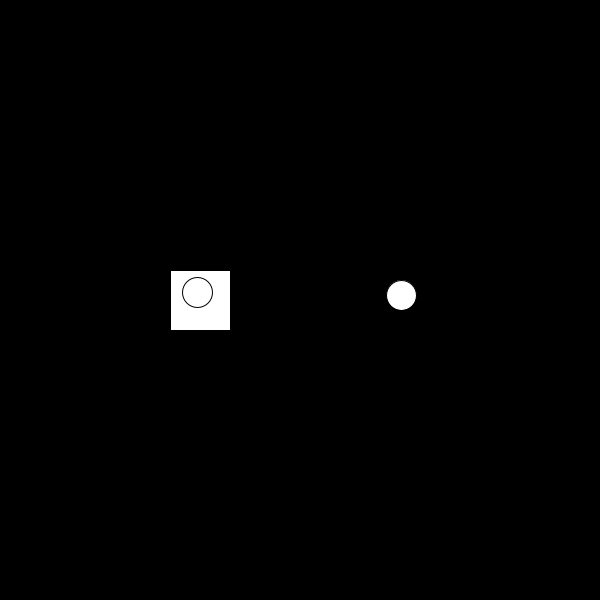
Frame 1 (no input)
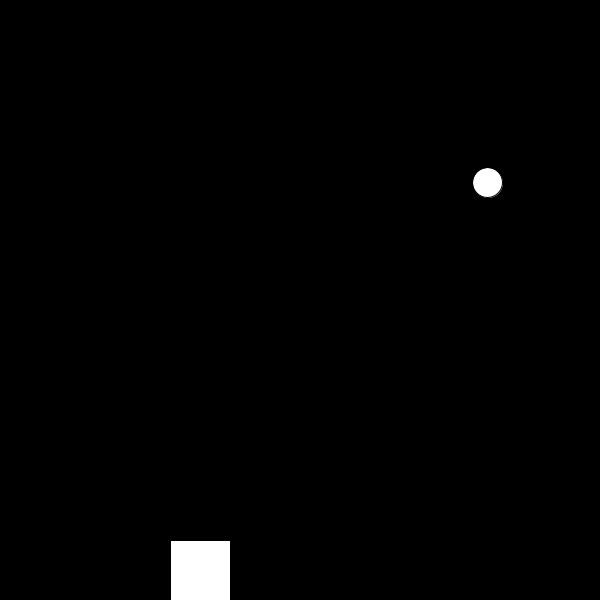
Frame 60 (the mouse pressed at the canvas centre just before this capture)
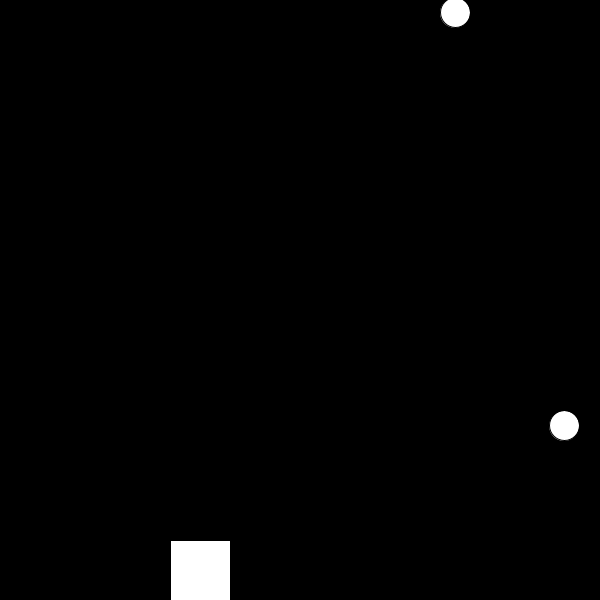
Frame 120 (the mouse held since frame 60 and released just before this capture)

The Processing sketch that drew these frames (run headless with seeded random() and noise(); from frame 60 on, the mouse is pressed at the canvas centre):

// Processing sketch: processing_92476
// ── processing_92476.pde

Seal player;
Ball ballA;
Ball ballB;

void setup() {
  size (600,600);
  player = new Seal(200,300,0,0,.3);
  ballA = new Ball (400,300,random(-5,5),-5,.1);
  ballB = new Ball (200,300,random(-5,5),-15,.1);
}

void draw() {
  background(0);
  player.move();
  player.draw();
  player.keyPressed();
  player.keyReleased();
  ballA.move();
  ballA.draw();
  ballB.move();
  ballB.draw();
}



class Seal {
  float x;
  float y;
  float hspeed;
  float vspeed;
  float gravity;
   
  Seal (float X, float Y, float Hspeed, float Vspeed, float Gravity) {
    x=X;
    y=Y;
    hspeed=Hspeed;
    vspeed=Vspeed;
    gravity=Gravity;
  }
  void draw() {
    rectMode(CENTER);
    rect(x,y,60,60);
  }
  void move() {
    if (y > height - 30) {
      vspeed = 0;
      y = height - 30;
      gravity = 0;
    }
    if (x > width - 30) {
      hspeed = 0;
      x = width - 30;
    }
    if (x < 30) {
      hspeed = 0;
      x = 30;
    }
    vspeed += gravity;
    x += hspeed;
    y += vspeed;
  }
  void keyPressed() {
    if (keyPressed == true) {
      if (key == CODED) {
        if (keyCode == LEFT) {
          hspeed = -8;
        }
        if (keyCode == RIGHT) {
          hspeed = 8;
        }
        if (y == height - 30) {
          if  (keyCode == UP) {
            vspeed = -10;
            gravity = .3;
          }
        }
      }
    }
  }
  void keyReleased() {
    if (keyPressed == false) {
      if (key == CODED) {
        if (keyCode == LEFT || keyCode == RIGHT) {
          hspeed = 0;
        }
      }
    }
  }
}

class Ball {
  float x;
  float y;
  float hspeed;
  float vspeed;
  float gravity;
   
  Ball (float X, float Y, float Hspeed, float Vspeed, float Gravity) {
    x=X;
    y=Y;
    hspeed=Hspeed;
    vspeed=Vspeed;
    gravity=Gravity;
  }
  void draw(){
    ellipse(x,y,30,30);
    if (dist(x,y,player.x,player.y) < 45) {
      vspeed = random(-10,-5);
      hspeed += random(-5,5);
    }
  }
  void move(){
    if (x > width - 30) {
      hspeed = -hspeed;
      x = width - 30;
    }
    if (x < 30) {
      hspeed = -hspeed;
      x = 30;
    }
    if (vspeed > 10) {
      vspeed = 10;
    }
    if (vspeed < -8) {
      vspeed = -8;
    }
    if (hspeed > 5) {
      hspeed = 5;
    }
    if (hspeed < -5) {
      hspeed = -5;
    }
    vspeed += gravity;
    x += hspeed;
    y += vspeed;
  }
}
